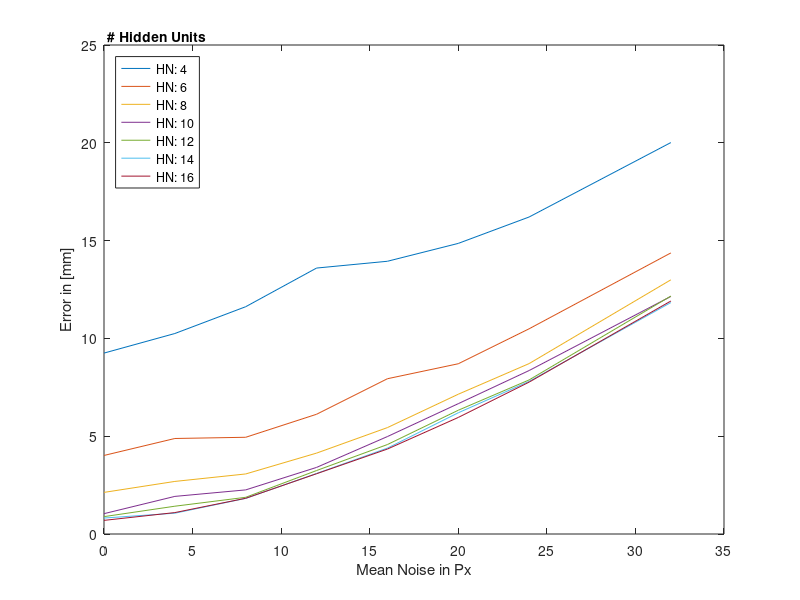

The MATLAB script that drew this image: (Note: this script raises an error after producing the figure.)
clear; clc; close all


hl_array = 4:2:16;
nb_nn = length(hl_array);

px_e = [0,4,8,12,16,20,24,32];
nb_ds = length(px_e);

cc_array = 1:1:20;
nb_copies = length(cc_array);


error = load('BikeErrorAll.mat').error;

mean_e = mean(error,3);
sdev_e = std(error,1,3);

fig_px = figure;
for hl_ix=1:nb_nn
    plot(px_e, mean_e(:,hl_ix), 'DisplayName', sprintf('HN: %d', hl_array(hl_ix)))
    hold on;
end
xlabel('Mean Noise in Px')
ylabel('Error in [mm]')
lgd = legend('Location','northwest');
title(lgd,'# Hidden Units')
lgd.NumColumns = 2;
xlim([min(px_e), max(px_e)])
grid on;
saveas(fig_px, 'fig_px.png')

fig_hn = figure;
for ds_ix=1:nb_ds
    plot(hl_array, mean_e(ds_ix,:), 'DisplayName', sprintf('%d px', px_e(ds_ix)));
    hold on;
end
xlabel('# Hidden Units')
ylabel('Error in [mm]')
lgd = legend('Location','northeast');
title(lgd,'Mean Noise in Px')
lgd.NumColumns = 2;
grid on;
saveas(fig_hn, 'fig_hn.png')

fig_box = figure;
for ds_ix=1:nb_ds
    aux = transpose(squeeze(error(ds_ix,:,:)));
    boxplot(aux,'Notch','on','Labels',mat2cell(hl_array,1));
    grid on;
    xlabel('# Hidden Units');
    ylabel('Error in [mm]');
    ylim([0,32]);
    title(sprintf("Results for dataset with %d px noise",px_e(ds_ix)));
    saveas(fig_box, sprintf("box_%dpx.png", px_e(ds_ix)));
    pause(0.01)
end

for hl_ix=1:nb_nn
    aux = transpose(squeeze(error(:,hl_ix,:)));
    boxplot(aux,'Notch','on','Labels',mat2cell(px_e,1));
    grid on;
    xlabel('Means Noise in Px');
    ylabel('Error in [mm]');
    ylim([0,32]);
    title(sprintf("Results for Network with %d HN",hl_array(hl_ix)));
    saveas(fig_box, sprintf("box_%dhn.png", hl_array(hl_ix)));
    pause(0.01)
end
    

